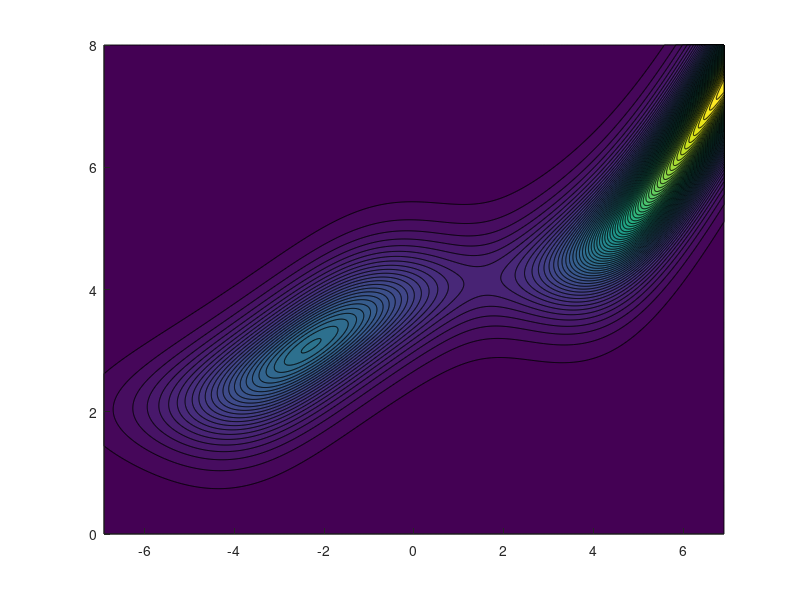

Write the MATLAB code that produced this figure. (Note: this script raises an error after producing the figure.)
% References
% Micali: Drift and Behavior of E. coli Cells by Micali et al. - Biophysical Journal 2017 (https://www.sciencedirect.com/science/article/pii/S0006349517310755)
% Taylor: Information and fitness by Taylor, Tishby, and Bialek - arXiv 2007 (https://arxiv.org/abs/0712.4382)
% Clausznitzer: 

%% Set up parameters and equations

close all
clear

exportOptions = struct('Format','eps2',...
    'Color','rgb',...
    'Width',10,...
    'Resolution',300,...
    'FontMode','fixed',...
    'FontSize',10,...
    'LineWidth',2);

% Variables
L = 1000;  % Number of intervals
mi = linspace(0,8,L);  % Methylation levels
ci = logspace(-3,3,L);  % Ligand levels (LOG SPACE)
dm = mean(diff(mi));  % Differences between methylation levels
dc = mean(diff(ci));  % Differences between ligand levels (note: intervals in c are not constant as defined in log space!)

[c, m] = meshgrid(ci,flip(mi));  % Mesh grid of ligand and methylation levels



% Fitness function - estimated

% Parameters - Micali table S1
N = 5;  % Cooperative receptor number (paper uses 13, range [5; 13])
va = 1/3;  % Fraction of Tar receptors (paper uses 1/3)
vs = 2/3;  % Fraction of Tsr receptors (paper uses 1/3)
Kaon = 0.5;  % Active receptors dissociation constant Tar (mM, paper uses 1.0)
Kson = 100000;  % Active receptors dissociation constant Tsr (mM, paper uses 1E6)
Kaoff = 0.02;  % Inactive receptors dissociation constant Tar (mM, paper uses 0.03)
Ksoff = 100;  % Inactive receptors dissociation constant Tsr (mM, paper uses 100)
k = 1;

nu = 0.01;
YT = 9.7; %muM
mT = 1e4;
kyp = 100; % muM^{-1}s^{-1}
kym = nu*kyp;
kzp = 30; % s^{-1}
kzm = nu*kzp;
kRp = 0.0069; %s^{-1}
kRm = nu*kRp;
kBp = 0.12; %s^{-1}
kBm = nu*kBp;

rel_grad = 0.75;

% Free energy and receptor activity (Monod-Wyman-Changeux (MWC) model, Clausznitzer equation 5)
mE = 1 - 0.5 * m;  % Methylation free energy
dF = N * (mE ...
          + va * log((1 + c / Kaoff) ./ (1 + c / Kaon)) ...
          + vs * log((1 + c / Ksoff) ./ (1 + c / Kson)));  % Free energy difference of on and off states
A = 1 ./ (1 + exp(dF));  % Receptor activity



% Drift velocity
vd = k * A .* (1 - A) .* N .* (va .* (c ./ (c + Kaoff) - c ./ (c + Kaon)) + vs .* (c ./ (c + Ksoff) - c ./ (c + Kson))) .* rel_grad;

% Entropy production from phosphorylation and methylation
Yp = (kyp * A + kzm) * YT ./ ((kyp + kym) * A + kzp + kzm);
dSdty = (kyp * (YT - Yp) - kym * Yp) .* A .* log((kyp * (YT - Yp)) ./ (kym * Yp)) + (kzp * Yp - kzm * (YT - Yp)) .* log((kzp * Yp) ./ (kzm * (YT - Yp)));
dSdtm = (kRp - kRm) * (1 - A) * mT * log(kRp / kRm) + (kBp - kBm) * A .^3 * mT * log(kBp / kBm);
EP = (dSdty + dSdtm) / 1000;  % Make values smaller to work

% Choose an output (drift vd or entropy production EP)
% output = EP;
output = vd;

% Input-output curve of methylation and ligand concentration vs output
contourf(log(c), m, output, 64, 'EdgeColor', 'none')
colorbar
colormap(parula)  % winter, parula, eugh, jet, hot
[~, maxi] = max(output);
hold on
plot(log(ci), m(maxi), 'LineWidth', 2 ,'Color', [1 0 0]) %[1 1 1]
xlabel('Ligand c_0');
ylabel('Methylation m')
hold off;

% Distribution of external states of c
r = 0.1;  %2;
Pc = exp(-r * c) ./ sum(exp(-r * c) .* dc);
% figure
% plot(s,Ps)

% Functions to iterate
Eqn2 = @(Pmc) sum(Pmc .* Pc .* dc, 2);  % This should give a vector of Nm by 1

Eqn5 = @(Pm, lambda) exp(lambda * vd) .* Pm ./ sum(Pm .* exp(lambda * vd) .* dm, 1);  % This should give a matrix of Nm by Nc

%% Iterate mutual information algorithm

iimax = 2e4; %10;
etol = 1e-1; %-4, -5
figure
hold on
for lambda = logspace(0, 1, 10)  % (1, 2, 10)
    lambda
    % Pick an initial guess for Pmc and Pm
    Pmi = ones(size(m));
    %dm
    %sum(Pmi.*dm,1)
    Pmi = Pmi ./ sum(Pmi .* dm, 1);
    % 'this is normalised!'
    Pmci = Eqn5(Pmi,lambda);  % columns not normalised!!!!
    for ii = 1:iimax
        %ii
        Pmo = Pmi;
        Pmi = Eqn2(Pmci);  % NaN!!!!
        Pmci = Eqn5(Pmi, lambda);
        %norm(Pmi - Pmo) * dm
        if norm(Pmi - Pmo) * dm <= etol
            disp(['converged for lambda = ' num2str(lambda, 2) ' after ' num2str(ii) ' iterations'])
            Imin = sum(dc * Pc .* sum(dm * Pmci .* log2(eps + Pmci ./ (eps + Pmi)), 1), 2);  % Mutual information Eq. 1
            outmax = sum(dc * Pc .* sum(dm * Pmci .* output, 1), 2);  % Mean fitness from Eq. 4
            
            plot(Imin, outmax, 'x')
            ylabel('mean output')
            xlabel('information I(m;c_0) (bits)')
            break
        end
    end
end

%% Conditional probability for final lambda value
contourf(log(c), m, Pmci, 64, 'EdgeColor', 'none')
colorbar
colormap(parula)  % winter, parula, eugh, jet, hot
ylabel('P(m|c)')
xlabel('Ligand c')

%% Export plot

%ylim([0 0.01])
%xlim([0 2])
%set(gcf, 'PaperUnits', 'centimeters')
%filename = ['informationfitnesscurve'];
%exportfig(gcf, [filename '.eps'], exportOptions);
%system(['epstopdf ' filename '.eps']);
%system(['rm ' filename '.eps']);